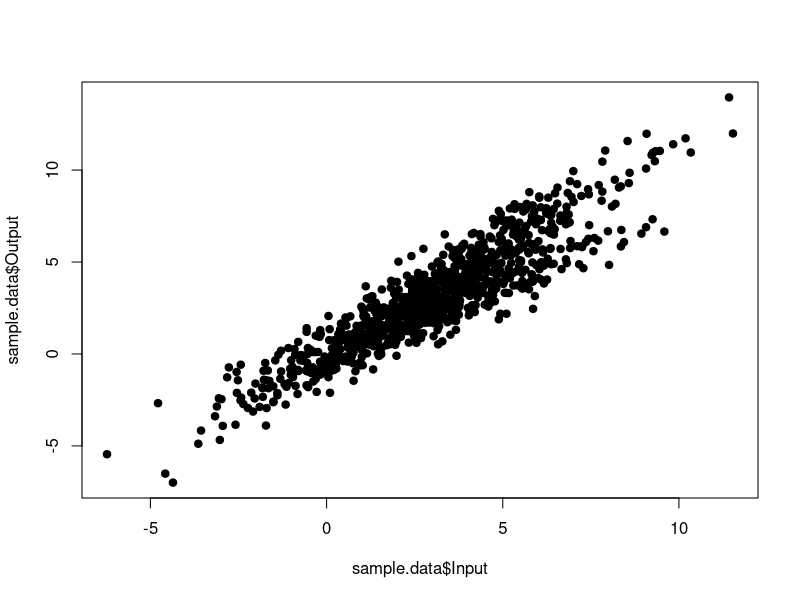
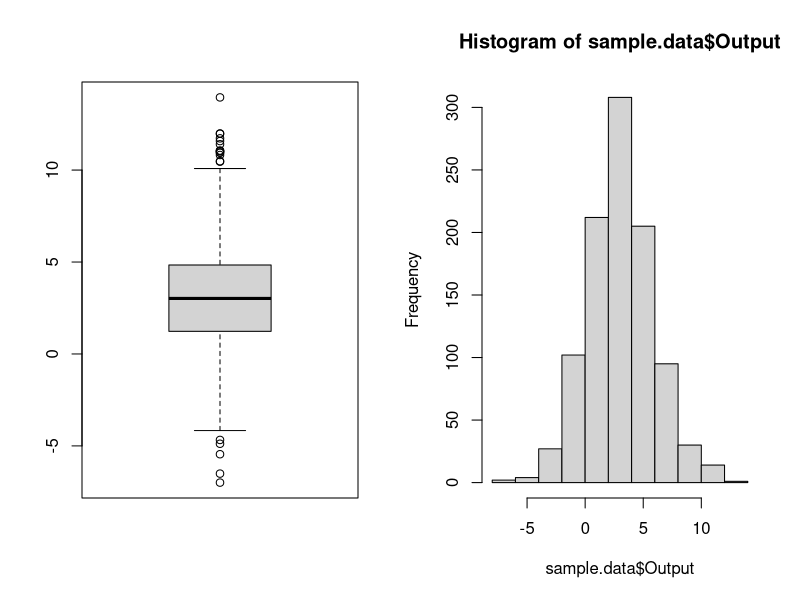
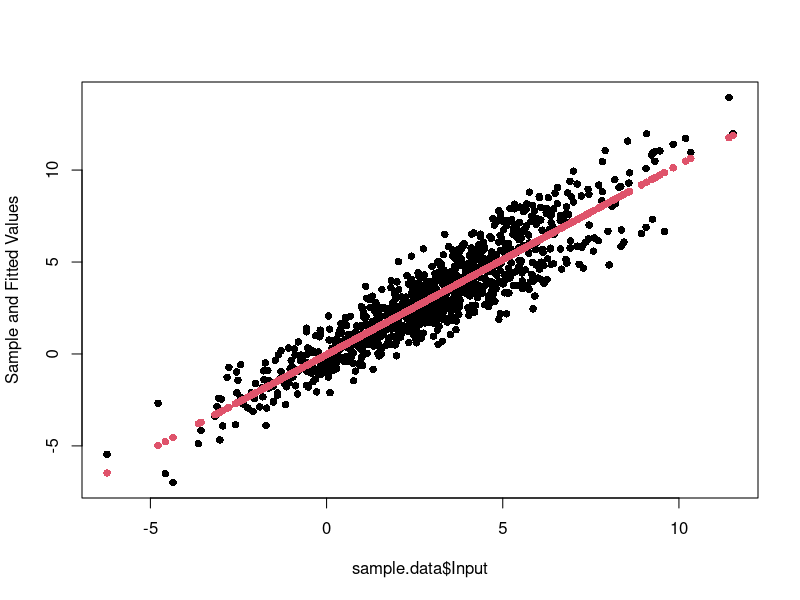
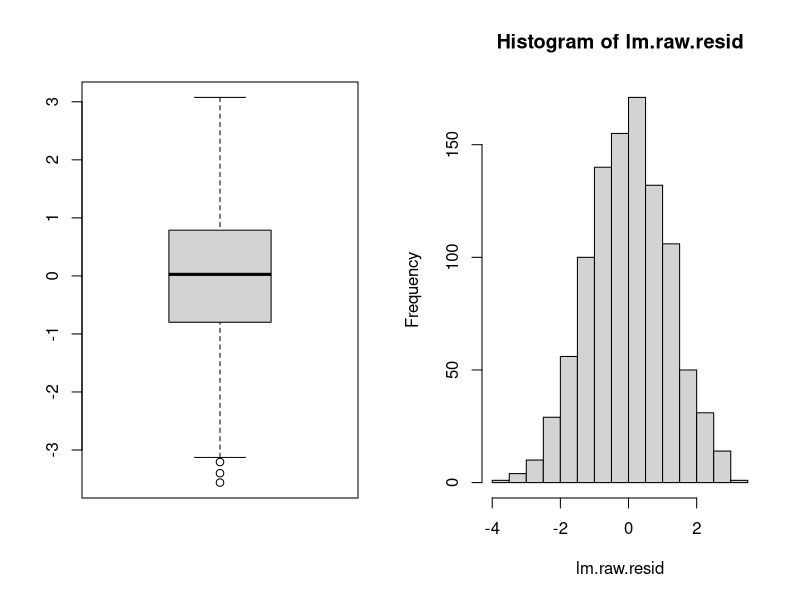
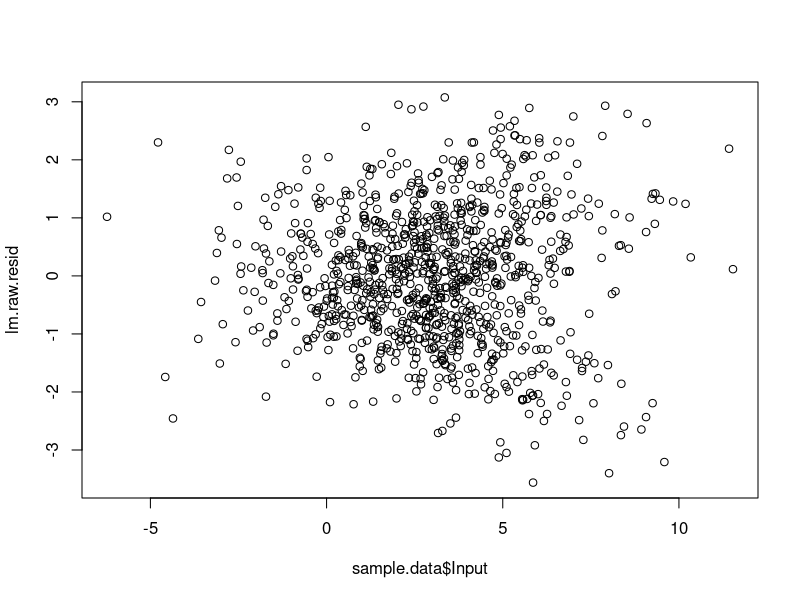
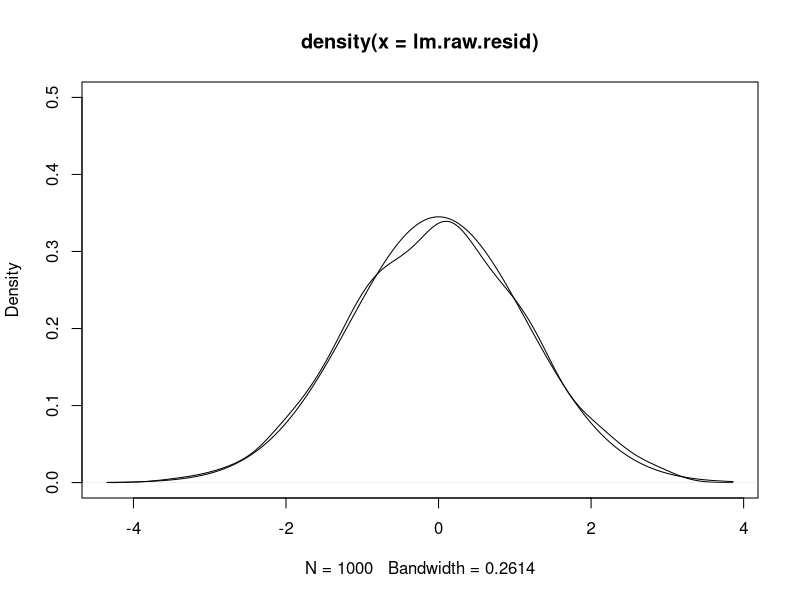
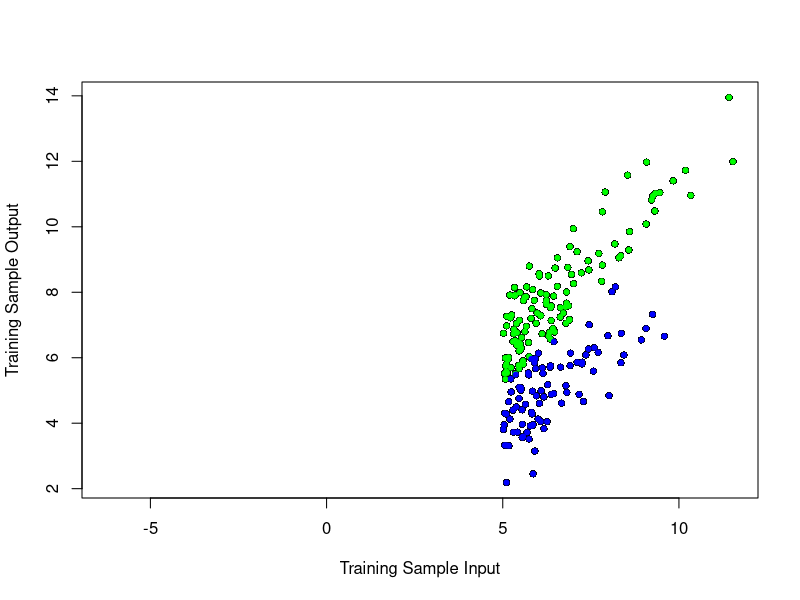
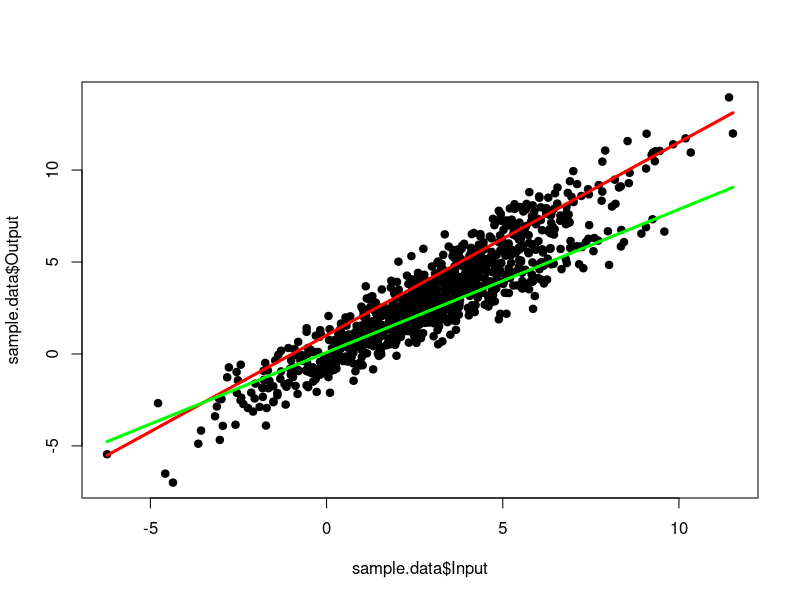

Recreate these plots in R, in order.
## ---- chunk 1
options(scipen = 5)
## ---- chunk 2
# Import linear model ('lm') data
sample.data <- read.csv("ResidualAnalysisProjectData_2.csv")
head(sample.data)
plot(sample.data$Input,sample.data$Output, type="p",pch=19)
par(mfrow=c(1,2))
boxplot(sample.data$Output)
hist(sample.data$Output)
par(mfrow=c(1,1))
sample.n <- length(sample.data$Input)
## ---- chunk 3
lm.raw <- lm(Output ~ Input, sample.data)
lm.raw$coefficients
matplot(sample.data$Input, cbind(sample.data$Output, lm.raw$fitted.values),
        type = "p", pch = 16, ylab = "Sample and Fitted Values")

lm.raw.beta0.est <- lm.raw$coefficients[1]
lm.raw.beta1.est <- lm.raw$coefficients[2]
lm.raw.y.fit <- sample.data$Input * lm.raw.beta1.est + lm.raw.beta0.est
lm.raw.resid <- sample.data$Output - lm.raw.y.fit
## ---- chunk 4
(lm.raw.summary <- summary(lm.raw))
## ---- chunk 5
par(mfrow=c(1,2))
boxplot(lm.raw.resid)
hist(lm.raw.resid)
par(mfrow=c(1,1))
## ---- chunk 6
all.equal(as.vector(lm.raw$residuals), lm.raw.resid)
all.equal(as.vector(lm.raw$fitted.values), lm.raw.y.fit)

lm.raw.resid <- lm.raw$residuals
plot(sample.data$Input, lm.raw.resid)

lm.raw.resid.density <- density(lm.raw.resid)
plot(lm.raw.resid.density, ylim = c(0, 0.5))
lines(lm.raw.resid.density$x,
      dnorm(lm.raw.resid.density$x, mean = mean(lm.raw.resid), sd = sd(lm.raw.resid)))
## ---- chunk 7
# Create vectors for 3 training samples, each with a column of our Input values,
#   followed by a column of NA values
sample.na <- rep(NA, sample.n)
sample.training <- data.frame(trainInput = sample.data$Input, trainOutput = sample.na)
sample.training.steep <- data.frame(trainSteepInput = sample.data$Input, 
                                    trainSteepOutput = sample.na)
sample.training.flat <- data.frame(trainFlatInput = sample.data$Input, 
                                   trainFlatOutput = sample.na)

head(cbind(sample.data, sample.training, sample.training.steep, sample.training.flat))
## ---- chunk 8
# Create a selector for Input >= 5, focusing only on the right area of the plot
selector.training.base <- sample.data$Input >= 5

# Create a selector meeting the above criteria, plus Output above the fitted y line
selector.training.steep <- selector.training.base & (sample.data$Output > lm.raw$fitted.values)

# Create a selector meeting the above criteria, plus Output above the fitted y line
selector.training.flat <- selector.training.base & (sample.data$Output <= lm.raw$fitted.values)

# Replace the NA values in our earlier training vectors with the qualified Output values
#   based on our selectors
sample.training[selector.training.base, 2] <- sample.data[selector.training.base, 2]
sample.training.steep[selector.training.steep, 2] <- sample.data[selector.training.steep, 2]
sample.training.flat[selector.training.flat, 2] <- sample.data[selector.training.flat, 2]

head(sample.training)
head(cbind(sample.data, sample.training, sample.training.steep, sample.training.flat), 10)

plot(sample.training$trainInput, sample.training$trainOutput, 
     pch = 16, ylab = "Training Sample Output", xlab="Training Sample Input")
points(sample.training.steep$trainSteepInput, sample.training.steep$trainSteepOutput, pch = 20, col = "green")
points(sample.training.flat$trainFlatInput, sample.training.flat$trainFlatOutput, pch = 20, col = "blue")
## ---- chunk 9
lm.training.steep <- lm(trainSteepOutput ~ trainSteepInput, sample.training.steep)
lm.training.steep.summary <- summary(lm.training.steep)
lm.training.flat <- lm(trainFlatOutput ~ trainFlatInput, sample.training.flat)
lm.training.flat.summary <- summary(lm.training.flat)

lm.training.steep.summary
lm.training.flat.summary

lm.pf <- pf(lm.raw.summary$fstatistic[1], 
            lm.raw.summary$fstatistic[2], 
            lm.raw.summary$fstatistic[3],lower.tail = FALSE)
lm.training.steep.pf <- pf(lm.training.steep.summary$fstatistic[1], 
                        lm.training.steep.summary$fstatistic[2], 
                        lm.training.steep.summary$fstatistic[3],lower.tail = FALSE)
lm.training.flat.pf <- pf(lm.training.flat.summary$fstatistic[1], 
                       lm.training.flat.summary$fstatistic[2], 
                       lm.training.flat.summary$fstatistic[3],lower.tail = FALSE)

t00.2 <- round(lm.raw$coefficients[1], 3)
t00.3 <- round(lm.training.steep$coefficients[1], 3)
t00.4 <- round(lm.training.flat$coefficients[1], 3)
t01.2 <- round(lm.raw$coefficients[2], 3)
t01.3 <- round(lm.training.steep$coefficients[2], 3)
t01.4 <- round(lm.training.flat$coefficients[2], 3)
t1.2 <- round(lm.raw.summary$sigma, 3)
t1.3 <- round(lm.training.steep.summary$sigma, 3)
t1.4 <- round(lm.training.flat.summary$sigma, 3)
t2.2 <- round(lm.raw.summary$r.squared, 3)
t2.3 <- round(lm.training.steep.summary$r.squared, 3)
t2.4 <- round(lm.training.flat.summary$r.squared, 3)
t2b.2 <- round(lm.raw.summary$adj.r.squared, 3)
t2b.3 <- round(lm.training.steep.summary$adj.r.squared, 3)
t2b.4 <- round(lm.training.flat.summary$adj.r.squared, 3)
t3.2 <- round(lm.raw.summary$coefficients[1,4], 3)
t3.3 <- round(lm.training.steep.summary$coefficients[1,4], 3)
t3.4 <- round(lm.training.flat.summary$coefficients[1,4], 3)
t4.2 <- round(lm.raw.summary$coefficients[2,4], 3)
t4.3 <- round(lm.training.steep.summary$coefficients[2,4], 3)
t4.4 <- round(lm.training.flat.summary$coefficients[2,4], 3)
t5.2 <- round(lm.raw.summary$fstatistic[1])
t5.3 <- round(lm.training.steep.summary$fstatistic[1])
t5.4 <- round(lm.training.flat.summary$fstatistic[1])
## ---- chunk 10
lm.training.steep.predict <- predict(lm.training.steep, 
                             data.frame(trainSteepInput=sample.data$Input), 
                             interval="prediction")
lm.training.flat.predict <- predict(lm.training.flat, 
                            data.frame(trainFlatInput=sample.data$Input), 
                            interval="prediction")
plot(sample.data$Input, sample.data$Output, type="p", pch=19)
lines(sample.data$Input, lm.training.steep.predict[,1], col="red", lwd=3)
lines(sample.data$Input, lm.training.flat.predict[,1], col="green", lwd=3)
